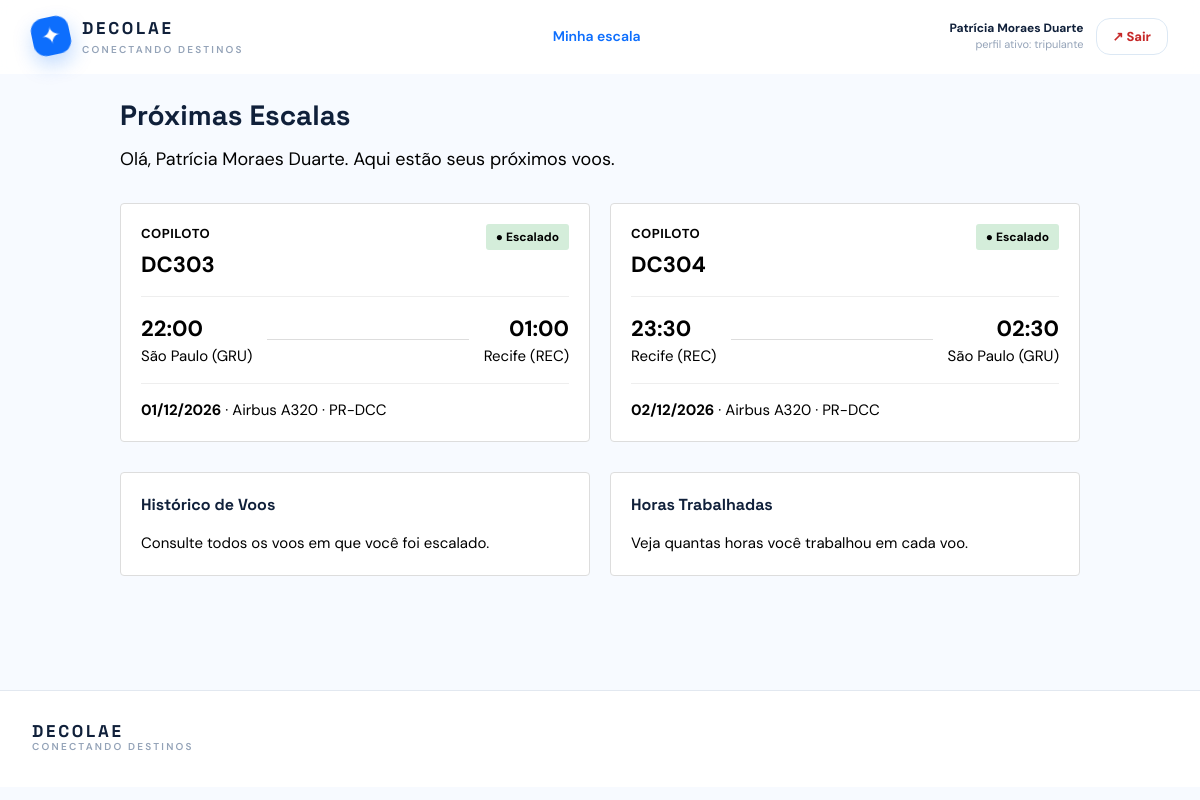
The page /tripulante.php (signed in) on the database its author committed.
### tables this page shows
CREATE TABLE `usuario` (
  `cpf` char(11) NOT NULL,
  `nome_completo` varchar(120) NOT NULL,
  `email` varchar(160) NOT NULL,
  `senha` varchar(255) NOT NULL,
  `endereco` varchar(255) NOT NULL,
  `telefone` varchar(15) DEFAULT NULL
);

CREATE TABLE `escala` (
  `id` int(10) UNSIGNED NOT NULL,
  `voo_id` int(10) UNSIGNED NOT NULL,
  `tripulante_cpf` char(11) NOT NULL,
  `funcao_tripulante` enum('piloto','copiloto','comissario') NOT NULL
);

CREATE TABLE `voo` (
  `id` int(10) UNSIGNED NOT NULL,
  `numero_voo` varchar(12) NOT NULL,
  `data_voo` date NOT NULL,
  `origem` varchar(60) NOT NULL,
  `destino` varchar(60) NOT NULL,
  `h_partida` time NOT NULL,
  `aeronave_id` int(10) UNSIGNED NOT NULL,
  `admin_cpf` char(11) NOT NULL,
  `valor_base` decimal(10,2) NOT NULL DEFAULT 649.90,
  `status` enum('programado','embarque','concluido','cancelado') NOT NULL DEFAULT 'programado',
  `data_atualizacao` timestamp NULL DEFAULT current_timestamp() ON UPDATE current_timestamp(),
  `versao` int(10) UNSIGNED DEFAULT 1
);

CREATE TABLE `trajeto` (
  `origem` varchar(60) NOT NULL,
  `destino` varchar(60) NOT NULL,
  `h_partida` time NOT NULL,
  `h_chegada` time NOT NULL,
  `gerente_cpf` char(11) NOT NULL
);

CREATE TABLE `aeronave` (
  `id` int(10) UNSIGNED NOT NULL,
  `identificacao` varchar(20) NOT NULL,
  `modelo` varchar(80) NOT NULL,
  `fileiras` smallint(5) UNSIGNED NOT NULL,
  `assentos_por_fileira` tinyint(3) UNSIGNED NOT NULL,
  `gerente_cpf` char(11) NOT NULL,
  `data_atualizacao` timestamp NULL DEFAULT current_timestamp() ON UPDATE current_timestamp(),
  `versao` int(10) UNSIGNED DEFAULT 1
);

### includes/functions.php (called while the page is built, shortened)
<?php
function esc(mixed $valor): string
{
    return htmlspecialchars((string) $valor, ENT_QUOTES, 'UTF-8');
}
function obter_usuario_atual(PDO $conexao): ?array
{
    $cpf = $_SESSION['cpf_usuario'] ?? null;
    $comando = $conexao->prepare(
        'SELECT cpf, nome_completo, email, endereco FROM usuario WHERE cpf = ?'
    );
    $comando->execute([$cpf]);
    $usuario = $comando->fetch();
    $consulta_papeis = "
        SELECT 'gerente' AS papel FROM gerente WHERE cpf = ?
        UNION ALL
        SELECT 'tripulante' FROM tripulante WHERE cpf = ?
        UNION ALL
        SELECT 'admin' FROM admin WHERE cpf = ?
        UNION ALL
        SELECT 'cliente' FROM cliente WHERE cpf = ?
        ORDER BY papel
    ";
    $comando_papeis = $conexao->prepare($consulta_papeis);
    $comando_papeis->execute([$cpf, $cpf, $cpf, $cpf]);
    $usuario['papeis'] = array_column($comando_papeis->fetchAll(), 'papel');
    $usuario['papel_atual'] = $_SESSION['papel_usuario'] ?? null;
    return $usuario;
}
function exigir_autenticacao(PDO $conexao, ?string $papel = null): array
{
    $usuario = obter_usuario_atual($conexao);
    return $usuario;
}
function exigir_papel(PDO $conexao, string $papel): array
{
    return exigir_autenticacao($conexao, $papel);
}

### tripulante.php (the view, shortened to what this page needs)
<?php
require_once __DIR__ . '/includes/functions.php';
require_once __DIR__ . '/includes/layout.php';
$conexao_pdo = db();
$usuario_logado = exigir_papel($conexao_pdo, 'tripulante');
$comando = $conexao_pdo->prepare(
    "SELECT v.numero_voo, v.data_voo, t.origem, t.destino, t.h_partida, t.h_chegada,
            a.modelo, a.identificacao, e.funcao_tripulante
     FROM escala e
     JOIN voo v ON v.id = e.voo_id
     JOIN trajeto t ON t.origem = v.origem AND t.destino = v.destino AND t.h_partida = v.h_partida
     JOIN aeronave a ON a.id = v.aeronave_id
     WHERE e.tripulante_cpf = ?
       AND TIMESTAMP(v.data_voo, t.h_partida) > NOW()
     ORDER BY v.data_voo, t.h_partida"
);
$comando->execute([$usuario_logado['cpf']]);
$escalas_tripulante = $comando->fetchAll();
renderizar_cabecalho('Próximas escalas', $usuario_logado);
?>
<div class="pagina-tripulante">
  <h1 class="titulo-pagina titulo-pagina-compacto">Próximas Escalas</h1>
  <p class="descricao-pagina">
    Olá, <?= esc($usuario_logado['nome_completo']) ?>. Aqui estão seus próximos voos.
  </p>
  <?php if ($escalas_tripulante): ?>
    <div class="grade-escalas">
      <?php foreach ($escalas_tripulante as $escala): ?>
        <div class="cartao-escala">
          <div class="cartao-escala-cabecalho">
            <div>
              <div class="escala-funcao">
                <?= esc($escala['funcao_tripulante']) ?>
              </div>
              <div class="escala-numero">
                <?= esc($escala['numero_voo']) ?>
              </div>
            </div>
            <span class="escala-status">
              ● Escalado
            </span>
          </div>
          <div class="horarios-escala">
            <div>
              <div class="horario-escala-valor">
                <?= esc(substr($escala['h_partida'], 0, 5)) ?>
              </div>
              <div class="horario-escala-local">
                <?= esc($escala['origem']) ?>
              </div>
            </div>
            <div class="linha-escala"></div>
            <div class="horario-escala-destino">
              <div class="horario-escala-valor">
                <?= esc(substr($escala['h_chegada'], 0, 5)) ?>
              </div>
              <div class="horario-escala-local">
                <?= esc($escala['destino']) ?>
              </div>
            </div>
          </div>
          <div class="detalhes-aeronave">
            <strong><?= esc((new DateTime($escala['data_voo']))->format('d/m/Y')) ?></strong>
            · <?= esc($escala['modelo']) ?>
            · <?= esc($escala['identificacao']) ?>
          </div>
        </div>
      <?php endforeach; ?>
    </div>
  <?php else: ?>
    <div class="estado-vazio-escala">
      <p>Nenhuma escala futura para este tripulante.</p>
    </div>
  <?php endif; ?>
  <div class="grade-formularios" style="margin-top: 30px;">
    <a class="cartao-formulario" href="tripulante-historico.php">
      <h2 class="titulo-formulario">Histórico de Voos</h2>
      <p class="texto-pequeno" style="color: #000; font-size: 15px;">Consulte todos os voos em que você foi escalado.</p>
    </a>
    <a class="cartao-formulario" href="tripulante-horas.php">
      <h2 class="titulo-formulario">Horas Trabalhadas</h2>
      <p class="texto-pequeno" style="color: #000; font-size: 15px;">Veja quantas horas você trabalhou em cada voo.</p>
    </a>
  </div>
</div>
<?php renderizar_rodape(); ?>

### includes/layout.php (shortened to what this page needs)
<?php
function renderizar_cabecalho(string $titulo, ?array $usuario = null): void
{
    $papel_ativo = $usuario['papel_atual'] ?? null;
    ?>
<!doctype html>
<html lang="pt-BR">
<head>
    <script src="https://cdn.tailwindcss.com"></script>
    <link rel="stylesheet" href="assets/css/app.css?v=<?= filemtime(__DIR__ . '/../assets/css/app.css') ?>">
</head>
<body class="bg-[#f7faff] text-ink antialiased">
<header class="sticky top-0 z-30 border-b border-white/60 bg-white/90 backdrop-blur">
    <div class="mx-auto flex max-w-7xl items-center justify-between px-5 py-4 lg:px-8">
        <a href="index.php" class="flex items-center gap-3" aria-label="Página inicial">
            <span class="brand-mark">✦</span>
            <span>
                <span class="brand-name">DECOLAE</span>
                <span class="hidden text-[10px] font-semibold uppercase tracking-[.22em] text-slate-400 sm:block">
                    conectando destinos
                </span>
            </span>
        </a>
        <nav class="hidden items-center gap-6 text-sm font-semibold text-slate-500 md:flex">
            <?php if ($papel_ativo === 'tripulante'): ?>
                <a class="nav-link active" href="tripulante.php">Minha escala</a>
            <?php endif; ?>
        </nav>
        <div class="flex items-center gap-3">
            <?php if ($usuario): ?>
                <div class="hidden text-right sm:block">
                    <p class="text-xs font-bold text-ink">
                        <?= esc($usuario['nome_completo']) ?>
                    </p>
                    <p class="text-[11px] text-slate-400">
                        perfil ativo: <?= esc($papel_ativo ?? '—') ?>
                    </p>
                </div>
                <a class="secondary-btn botao-perigo px-4 py-2" href="logout.php">↗ Sair</a>
            <?php endif; ?>
        </div>
    </div>
</header>
<main>
<?php
}
function renderizar_rodape(): void
{
    ?>
</main>
<footer class="mt-16 border-t border-slate-200 bg-white">
    <div class="mx-auto flex max-w-7xl flex-col gap-3 px-5 py-8 text-xs text-slate-500 sm:flex-row sm:items-center sm:justify-between lg:px-8">
        <p>
            <span class="brand-name">DECOLAE</span>
            <span class="block text-[10px] font-semibold uppercase tracking-[.22em] text-slate-400">
                conectando destinos
            </span>
        </p>
    </div>
</footer>
</body>
</html>
<?php
}

### assets/css/app.css (style rules this page uses)
:root { --ink: #10203a; --navy: #102d52; --ocean: #0d6efd; --sky: #eaf5ff; --coral: #ff6b4a; }
* { box-sizing: border-box; }
body { font-family: 'DM Sans', sans-serif; }
.font-display, h1, h2, h3, .brand-name { font-family: 'Space Grotesk', sans-serif; }
.brand-mark { display: grid; width: 38px; height: 38px; place-items: center; border-radius: 13px; background: var(--ocean); color: #fff; font-size: 24px; transform: rotate(-12deg); box-shadow: 0 9px 20px rgba(13, 110, 253, .25); }
.brand-name { display: block; color: var(--ink); font-size: 17px; font-weight: 700; letter-spacing: .16em; }
.nav-link { transition: color .2s ease; }
.nav-link:hover, .nav-link.active { color: var(--ocean); }
.primary-btn, .secondary-btn { display: inline-flex; align-items: center; justify-content: center; gap: 12px; border-radius: 14px; padding: 0 21px; font-size: 13px; font-weight: 800; transition: transform .2s, box-shadow .2s, background .2s; }
.secondary-btn { border: 1px solid #dce8f4; background: #fff; padding-top: 12px; padding-bottom: 12px; color: var(--ocean); }
.pagina-gerencia, .pagina-administracao, .pagina-tripulante { max-width: 1200px; margin: 0 auto; padding: 20px; }
.pagina-tripulante { max-width: 1000px; }
.titulo-pagina { margin: 0 0 20px; font-size: 28px; font-weight: bold; }
.titulo-pagina-compacto { margin-bottom: 10px; }
.descricao-pagina { margin: 0 0 30px; color: #000; font-size: 18px; }
.grade-formularios { display: grid; grid-template-columns: repeat(auto-fit, minmax(min(100%, 400px), 1fr)); gap: 20px; margin-bottom: 30px; }
.cartao-formulario { border: 1px solid #ddd; border-radius: 4px; background: #fff; padding: 20px; }
.titulo-formulario { margin: 0 0 15px; font-size: 16px; font-weight: bold; }
.texto-pequeno { font-size: 12px; }
.grade-escalas { display: grid; grid-template-columns: repeat(auto-fit, minmax(min(100%, 400px), 1fr)); gap: 20px; }
.cartao-escala { border: 1px solid #ddd; border-radius: 4px; background: #fff; padding: 20px; }
.cartao-escala-cabecalho { display: flex; align-items: flex-start; justify-content: space-between; margin-bottom: 15px; }
.escala-funcao { color: #000; font-size: 13px; font-weight: bold; letter-spacing: .5px; text-transform: uppercase; }
.escala-numero { margin-top: 5px; color: #000; font-size: 22px; font-weight: bold; }
.escala-status { border-radius: 3px; background: #d4edda; padding: 4px 10px; color: #000; font-size: 12px; font-weight: bold; }
.horarios-escala { display: flex; align-items: center; justify-content: space-between; margin: 15px 0; border-top: 1px solid #eee; border-bottom: 1px solid #eee; padding: 15px 0; }
.horario-escala-valor { color: #000; font-size: 22px; font-weight: bold; }
.horario-escala-local { color: #000; font-size: 15px; }
.linha-escala { height: 1px; flex: 1; margin: 0 15px; background: #ddd; }
.horario-escala-destino { text-align: right; }
.detalhes-aeronave { color: #000; font-size: 15px; }
.botao-perigo { color: #c62828; cursor: pointer; }

### rows shown on the page
usuario: nome_completo "Patrícia Moraes Duarte"
escala: funcao_tripulante "COPILOTO", voo.numero_voo "DC303", trajeto.h_partida "22:00", trajeto.origem "São Paulo (GRU)", trajeto.h_chegada "01:00", trajeto.destino "Recife (REC)", voo.data_voo "01/12/2026", aeronave.modelo "Airbus A320", aeronave.identificacao "PR-DCC"
escala: funcao_tripulante "COPILOTO", voo.numero_voo "DC304", trajeto.h_partida "23:30", trajeto.origem "Recife (REC)", trajeto.h_chegada "02:30", trajeto.destino "São Paulo (GRU)", voo.data_voo "02/12/2026", aeronave.modelo "Airbus A320", aeronave.identificacao "PR-DCC"

### other values the page prints
$papel_ativo "tripulante"
